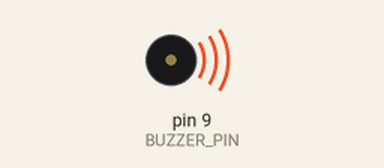
Bench run of a sketch on a simulated Arduino Uno, built with avr-gcc and run on an emulated ATmega328P. On the bench: buzzer (waves = sounding, pin HIGH).

Above: at 0.5 s.
Timing chart, 0 to 4.6 s (numbered marks = the images above):
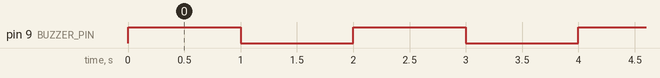

The sketch:

Buzzer_MEC.ino
```cpp
#define BUZZER_PIN 9  // Replace with the actual pin you have connected the buzzer to

void setup() {
  pinMode(BUZZER_PIN, OUTPUT);
}

void loop() {
  // Turn on the buzzer
  digitalWrite(BUZZER_PIN, HIGH);
  delay(1000);

  // Turn off the buzzer
  digitalWrite(BUZZER_PIN, LOW);
  delay(1000);
}
```

Measured:
- by itself, pin 9 (BUZZER_PIN): alternates HIGH for 1.0 s and LOW for 1.0 s
